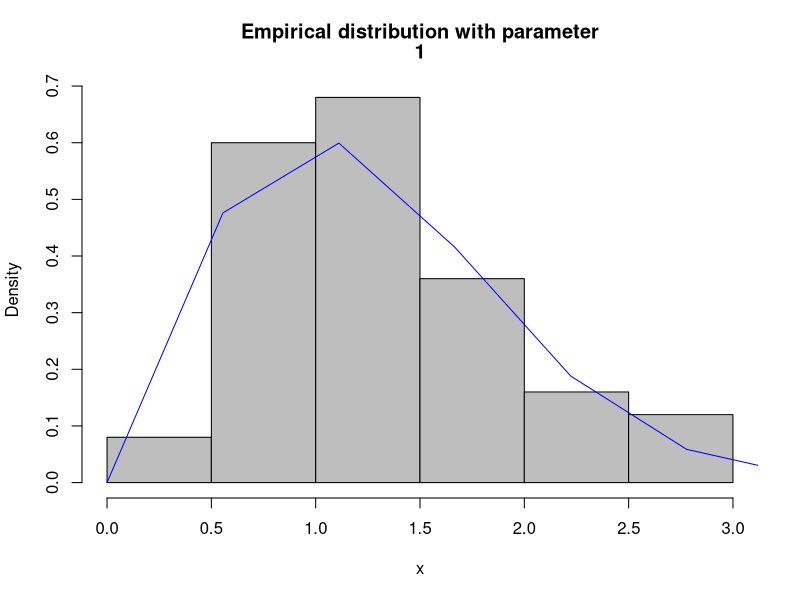
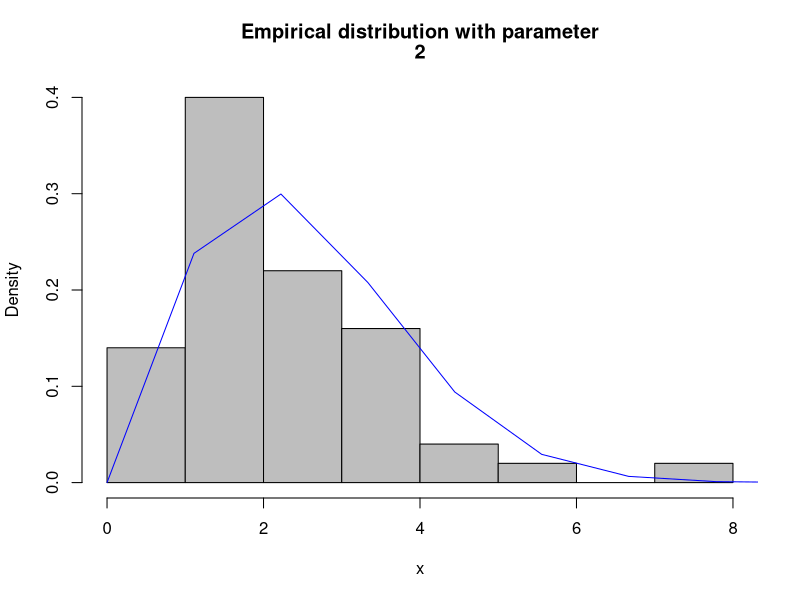
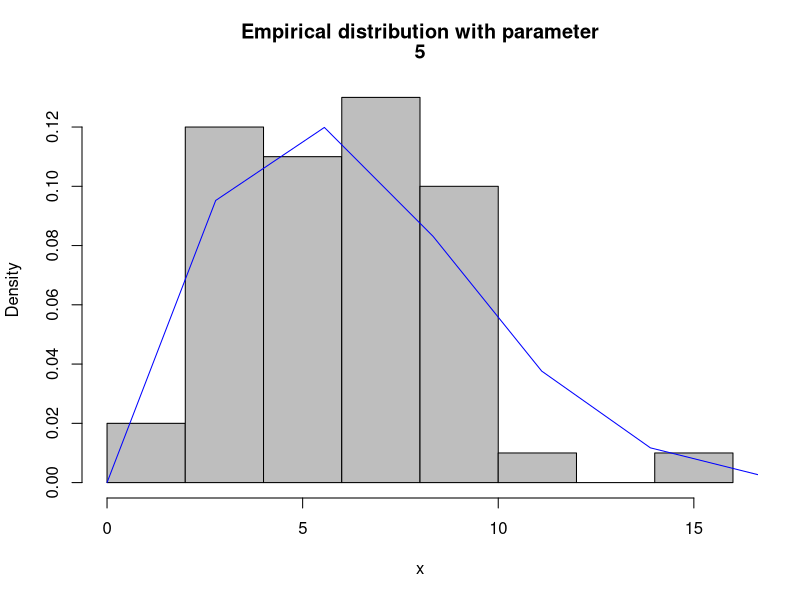
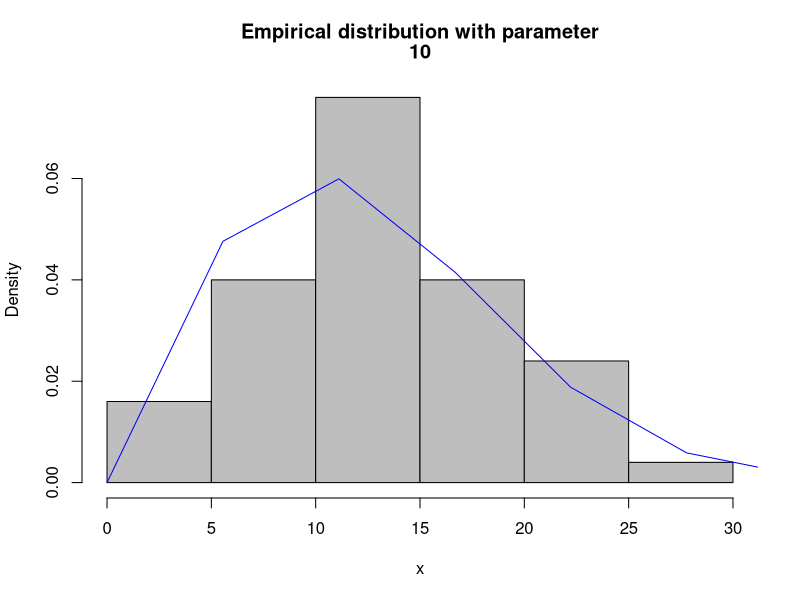
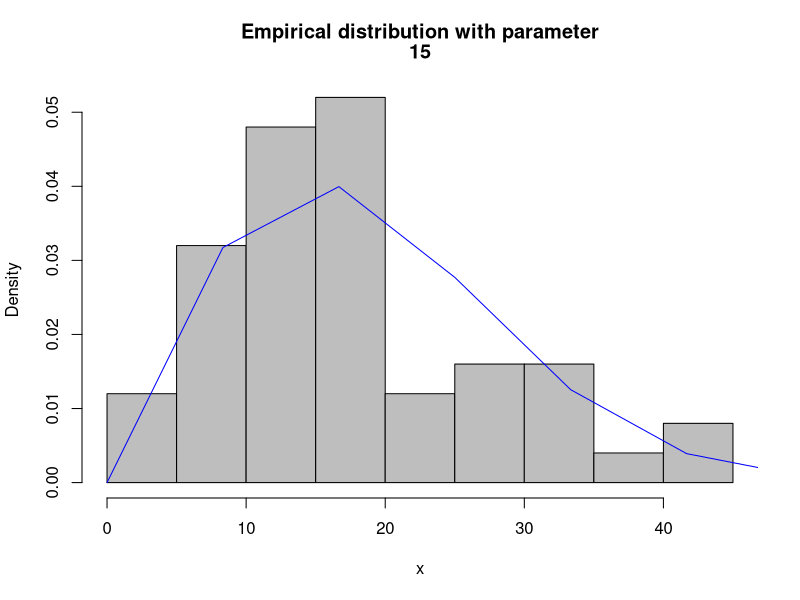
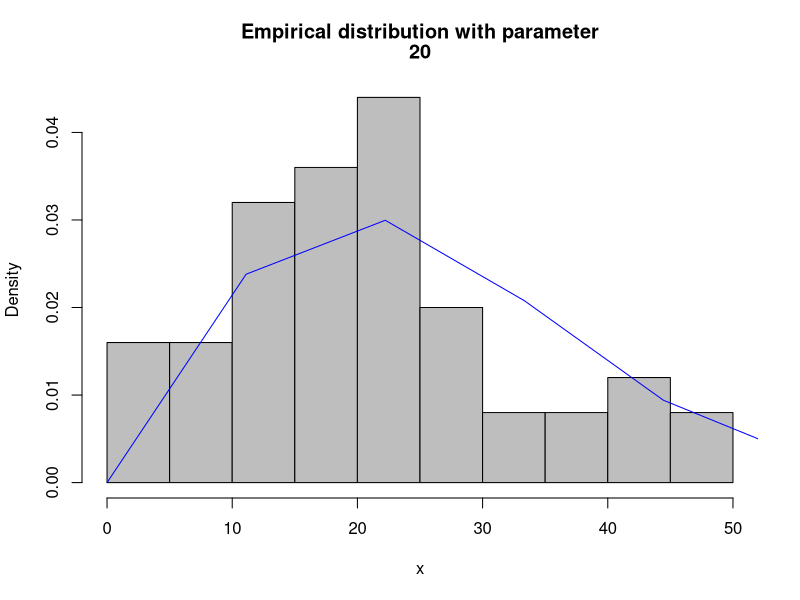
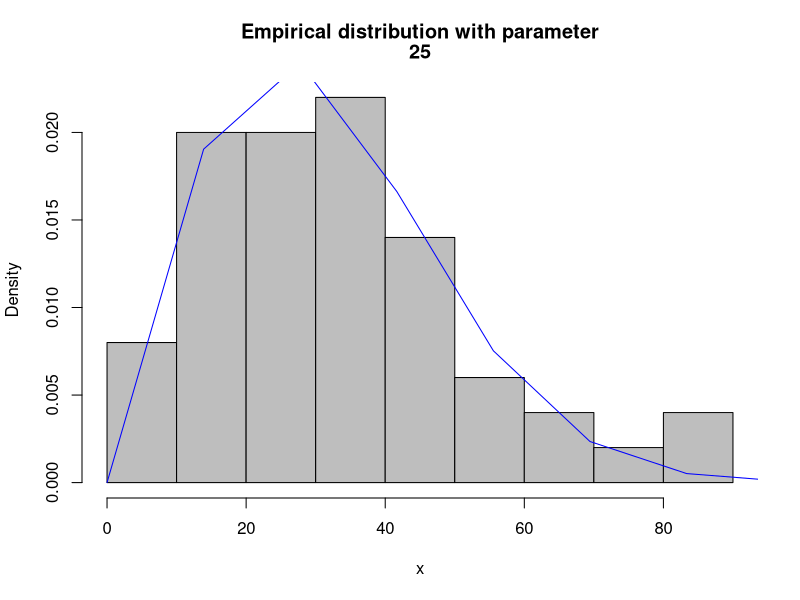
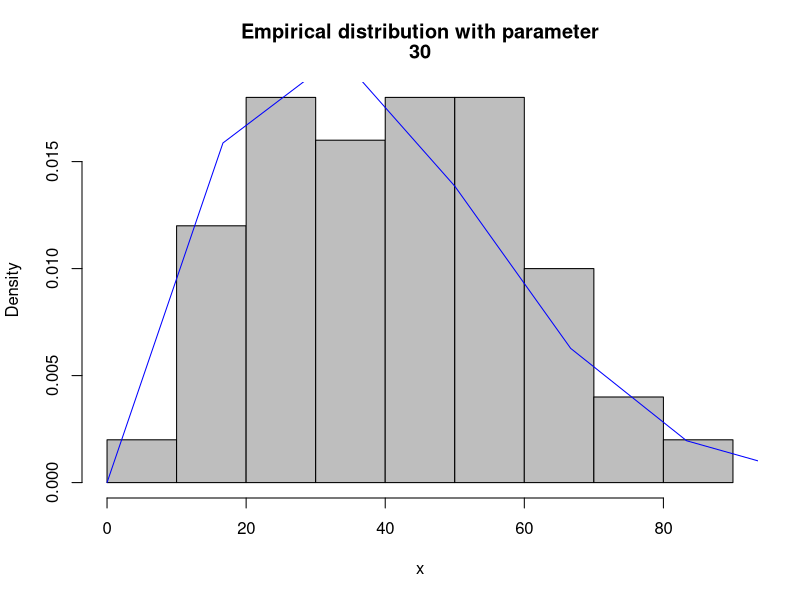

R code for these plots, in order:
## ---- chunk 1
# set sigma
para <- c(1,2,5,10,15,20,25,30,35,50)
for(i in 1:10){
  sigma <- para[i]
  u <- rnorm(50,0,sigma)
  v <- rnorm(50,0,sigma)
  x <- sqrt(u^2+v^2)
  # histogram
  title<-c("Empirical distribution with parameter",sigma)
  hist(x,prob=TRUE
       ,main = title,col = "grey")
  # add density function
  x <- seq(0,5*sigma,length.out=10)
  y <- x/(sigma^2)*exp(-(x^2)/(2*sigma^2))
  lines(x,y,col="blue")
}
## ---- chunk 2
# when p=p1
p1 <- 0.75
z <- rbinom(10, 1, p1)
x <- z*rnorm(10) + (1-z)*rnorm(10,3,1)
title <- c("normal location mixture with", p1)
hist(x,prob=TRUE,
     main = title, col="grey")
# set p
p <- c(0.1,0.3,0.4,0.45,0.5,0.55,0.6,0.7,0.8,0.9)
for(i in 1:10){
  z <- rbinom(10,1,p[i])
  x <- z*rnorm(10) + (1-z)*rnorm(10,3,1)
  title <- c("normal location mixture with", p[i])
  hist(x,prob=TRUE,
     main = title, col="grey")
}
## ---- chunk 3
library(stats)
# lambda
lambda <- c(1,2,3)
for(i in 1:3){
  X <- numeric(10)
  N <- rpois(10,10*lambda[i])
  
  for(shape in 1:3){
    for(rate in 1:3){
      for(j in 1:10){
      Y <- (rgamma(N[j],shape=shape,rate=rate))
      X[j] <- sum(Y)
      }
  print(c(i,shape,rate,"e",round(mean(X),2),round(var(X),2)))
  print(c(i,shape,rate,"t",round(lambda[i]*10*shape/rate,2),round(lambda[i]*10*(shape^2/rate^2+shape/(rate^2)),2)))
  }
 }
}
## ---- chunk 4
# library("rBeta2009")
# # number of samples we take
# n <- 10
# 
# ecdf_beta <- function(n,x) {
#   # sampling
#   sp <- rbeta(n, 3, 3)
#   # compute Monte Carlo intergral
#   n0 <- length(which(sp < x))
#   return(n0/n)
# }
# 
# # compute ecdf for some values
# res <- function(x){
#   return(c(ecdf_beta(n,x),pbeta(x,3,3)))
# }
# res(0.1)
# res(0.2)
# res(0.3)
# res(0.4)
# res(0.5)
# res(0.6)
# res(0.7)
# res(0.8)
# res(0.9)

## ---- chunk 5
# library(extraDistr)
# n <- 10
# u <- runif(n/2, 0, 1)
# u_prime <- 1-u
# F_inverse <- function(x, sigma){
#   return(sigma * sqrt(-2 * log(1-x)))
# }
# x <- F_inverse(u,3)
# x_prime <- F_inverse(u_prime,3)
# stat1 <- (x+x_prime)/2
# 
# u2 <- runif(n/2, 0, 1)
# x2 <- F_inverse(u2,3)
# stat2 <- (x+x2)/2
# 
# (var(stat2)-var(stat1))/var(stat2)

## ---- chunk 6
set.seed(12345)
m <- 10
g <- function(x) {
  x ^ 2 / sqrt(2 * pi) * exp (-x ^ 2 / 2) * (x > 1)
}

f1_int <- function(seed){
  set.seed(seed)
u <- runif(m) # f1, inverse transform method
x <- sqrt(1 - 2 * log(1 - u))
f1 <-  function(x) {
  x * exp(1 / 2 - x ^ 2 / 2)
}
fg <- g(x) / f1(x)
int1 <- mean(fg)
return(int1)
}


f2_int <- function(seed){
  u <- runif(m) # f1, inverse transform method
x <- 1-log(1-u)
f2 <-  function(x) {
  exp(-x + 1)
}
fg <- g(x) / f2(x)
int2 <- mean(fg)
return(int2)
}


# Monte Carlo estimate
int1 <- f1_int(123)
int2 <- f2_int(123)

# variance of estimate
int_v1 <- numeric(1000)
int_v2 <- numeric(1000)
for(i in 1:1000){
  int_v1[i] <- f1_int(i+12345)
  int_v2[i] <- f2_int(i+12345)
}
var(int_v1)
var(int_v2)

## ---- chunk 7
set.seed(111)
#replicate times
N<-1e3
# number of samples
n<-20
# confidence level
alpha<-0.05

# define the CI of Student's T-distribution to estimate the mean
t_CI<-function(x,alpha){
  c1 <- mean(x)-qt(1-alpha/2,n-1)*sqrt(var(x)/n)
  c2 <- mean(x)+qt(1-alpha/2,n-1)*sqrt(var(x)/n)
  return(c(c1,c2))
}

# define the CI of Chi-square to estimate the variance
Chisq_CI <- function(x, alpha) {
  return((n-1) * var(x) / qchisq(alpha, df = n-1))
}

# check CI contains mean or not
ct1 <- 0
ct2 <- 0
cc1 <- 0
cc2 <- 0
# normal
for (i in 1:N) {
  x <- rnorm(n, mean = 0, sd = 2)
  temp1<-t_CI(x,alpha)
  if (temp1[1]<0 && temp1[2]>0)
    ct1<-ct1+1 # if the mean is contained in CI, ct+1
}
# cauchy
for (i in 1:N) {
  x <- rchisq(n,2)
  temp1<-t_CI(x,alpha)
  if (temp1[1]<2 && temp1[2]>2)
    ct2<-ct2+1 # if the mean is contained in CI, ct+1
}


# check CI contains variance or not
# normal
for (i in 1:N) {
  x <- rnorm(n, mean = 0, sd = 2)
  v1 <-Chisq_CI(x,alpha)
  if (v1 > 4)
    cc1<-cc1+1 # if the mean is contained in CI, ct+1
}

# cauchy
for (i in 1:N) {
  x <- rnorm(n, mean = 0, sd = 2)
  v1 <-Chisq_CI(x,alpha)
  if (v1 > 4)
    cc2<-cc2+1 # if the mean is contained in CI, ct+1
}


print(c("CI_mean_contain_real_N", ct1/N))
print(c("CI_mean_contain_real_C", ct2/N))
print(c("CI_variance_contain_real_N", cc1/N))
print(c("CI_variance_contain_real_C", cc2/N))
## ---- chunk 8
#replicate times
N<-10
# number of samples
n<-20
# confidence level
alpha<-0.05
# mean value
mu0 <- 1

one_type_error <- function(n,m,type){
  res <- rep(0,m)
  for (i in 1:m){
    if(type=="chi"){
      x<-rchisq(n,1)
    }else if(type=="uniform"){
      x<-runif(n,0,2)
    }else if(type=="exp"){
       x<-rexp(n,1)
    }
  t_test <- t.test(x, alternative = "two.sided", mu = mu0)
  # reject H0 if p<significant level alpha
  if(t_test$p.value<alpha)
    res[i]<-1
}
    return(mean(res))
} 

k <- 100
res_chi <- numeric(k)
res_unif <- numeric(k)
res_exp <- numeric(k)

# MC
for(i in 1:k){
  res_chi[i] <- one_type_error(n,N,"chi")
  res_unif[i] <- one_type_error(n,N,"uniform")
  res_exp[i] <- one_type_error(n,N,"exp")
}
e1 <- mean(res_chi)
e2 <- mean(res_unif)
e3 <- mean(res_exp)
v1 <- var(res_chi)
v2 <- var(res_unif)
v3 <- var(res_exp)
print(c("The first type error and variance of chi-sqare is ",e1,v1))
print(c("The first type error and variance of uniform is ",e2,v2))
print(c("The first type error and variance of exponential is ",e3,v3))
## ---- chunk 9

#library(MASS)
d <- 3
#### type I error
# sample size
n <- c(10, 15)

# asymtotic critical value for d=5
dof <- d * (d + 1) * (d + 2) / 6
cv <- qchisq(0.95, dof)

# compute the statistic
sk <- function(x,n) {
  cov_mle <- cov(x)/(n-1)*n
  cov_inv <- solve(cov_mle)
  stat <- 0
  n <- nrow(x)
  for (i in 1:n) {
    for (j in 1:n) {
      stat <-
        stat + (t(x[i,] - colMeans(x)) %*% cov_inv %*% (x[j,] - colMeans(x)))^3
    }
  }
  stat <- stat/(6*n)
  return(stat)
}

p.reject <- numeric(length(n))
m <- 10

x <- matrix
for(i in 1:length(n)){
  sktests <- numeric(m)
  for(j in 1:m){
    x <- cbind(rnorm(n[i]),rnorm(n[i]), rnorm(n[i]))
    sktests[j] <- sum(sk(x,n[i]) >= cv)
  }
  p.reject[i] <- mean(sktests) 
  print(j)
}
p.reject
## ---- chunk 10
#### type 2 error
alpha <- 0.1
n <- 30
m <- 20
d <- 3
epsilon <- c(seq(0, .15, .01), seq(.15, 1, .05)) 
N <- length(epsilon)
pwr <- numeric(N)
dof <- d * (d + 1) * (d + 2) / 6
cv <- qchisq(0.95, dof)
x <- matrix(nrow=n,ncol=d)

for (j in 1:N) { #for each epsilon 
e <- epsilon[j]
sktests <- numeric(m)
for (i in 1:m) {
  #for each replicate
  sigma <-
    sample(c(1, 10),
           replace = TRUE,
           size = n,
           prob = c(1 - e, e))
  for(l in 1:n){
    x[l,] <- rnorm(3)
  }
  sktests[i] <- sum(abs(sk(x,n)) >= cv)
}
pwr[j] <- mean(sktests)
}
#plot power vs epsilon 

plot(
  epsilon,
  pwr,
  type = "b",
  xlab = bquote(epsilon),
  ylim = c(0, 1)
) 
pwr

## ---- chunk 11
scor <- matrix(rnorm(100),nrow=10)
# compute sample estimate
cov_mat <- cov(scor)
ev <- eigen(cov_mat)$values
theta_hat <- ev[1]/sum(ev)

theta <- function(dat,i){
  cov_mat0 <- cov(dat[i,])
  ev0 <- eigen(cov_mat0)$values
  theta_hat <- ev0[1]/sum(ev0)
}

## ---- chunk 12
cov_mat <- cov(scor)
n <- nrow(scor)

# compute sample estimate

ev <- eigen(cov_mat)$values
theta_hat <- ev[1]/sum(ev)

## compute the jackknife replicate

theta.jack <- numeric(n)
for(i in 1:n){
  dat0 <- scor[-i,]
  cov_mat0 <- cov(dat0)
  ev0 <- eigen(cov_mat0)$values
  theta.jack[i] <- ev0[1]/sum(ev0)
}

 
# bias
bias <- (n - 1) * (mean(theta.jack) - theta_hat)

# std error
se <- sqrt((n-1) *
mean((theta.jack - mean(theta.jack))^2))

bias
se
## ---- chunk 13
# compute sample estimate
cov_mat <- cov(scor)
ev <- eigen(cov_mat)$values
theta_hat <- ev[1]/sum(ev)

theta <- function(dat,i){
  cov_mat0 <- cov(dat[i,])
  ev0 <- eigen(cov_mat0)$values
  theta_hat <- ev0[1]/sum(ev0)
}

## ---- chunk 14
# library(moments)
# 
# # simulation times
# mc_n <- 100
# bt_n <- 100
# sample_n <- 50
# 
# # skewness function
# sk<-function(x,i){
#   skewness(x[i])
# }
# 
# # ci
# ci_basic <- matrix(nrow=mc_n,ncol=2)
# 
# 
# # calculate the CI of N
# for (i in 1:mc_n) {
#   set.seed(i)
#    dt_norm<-rnorm(sample_n)
#   #de<-boot(data=dt_norm,statistic=sk,R=bt_n)
#   # ci<-boot.ci(de,type="basic")
#   # ci_basic[i,]<-ci$basic[4:5]
# }
# #ci_basic
# 
# # ci
# ci_basic_c <- matrix(nrow=mc_n,ncol=2)
# 
# 
# # calculate the CI of N
# for (i in 1:mc_n) {
#   set.seed(i)
#   dt_c<-rchisq(sample_n,5)
  #de<-boot(data=dt_c,statistic=sk,R=bt_n)
  # ci<-boot.ci(de,type="basic")
  # ci_basic_c[i,]<-ci$basic[4:5]
#}
#ci_basic_c

# calculate the coverage rates
# normal_rate<-mean(ci_basic[,1]<0 & ci_basic[,2]>0)
# chisq_rate<-mean(ci_basic_c[,1]>0)


## ---- chunk 15
# data generation
x <- rnorm(100)
y <- x + rnorm(100,0,0.1)

# permutation
sta <- cor(x,y,method="spearman")
B <- 1000
sta_p <- numeric(B)
for(b in 1:B){
  id <- sample(1:100,replace=FALSE)
  x_p <- x[id]
  sta_p[b] <- cor(x_p,y,method="spearman")
}
length(which(abs(sta_p) > abs(sta)))

# cor.test
cor.test(x, y, alternative = "two.sided", method = "spearman")
## ---- chunk 16
# # library(MASS)
# # library(boot)
# # 
# # library(RANN)
# library(energy)
# library(Ball)
# # NN method
# 
# # NN_p <- function(z,sizes){
# #   
# #   Tn <- function(z, ix, sizes, k) {
# #   n1 <- sizes[1]
# #   n2 <- sizes[2]
# #   n <- n1 + n2
# #   if (is.vector(z)) {
# #     z <- data.frame(z)
# #   }
# #   z <- z[ix,]
# #   
#   # NN <- nn2(data = z, k = k)
#   # block1 <- NN$nn.idx[1:n1, ]
#   # block2 <- NN$nn.idx[(n1 + 1):n, ]
#   # i1 <- sum(block1 <= n1)
#   # i2 <- sum(block2 > n2)
#   # (i1 + i2) / (k * n)
# # }
# 
# # set.seed(123)
# # N <- c(length(x),length(y))
# # boot.obj <- boot(data=z,statistic=Tn,R=99,
# #                  sim="permutation",sizes=sizes,k=3)
# # ts <- c(boot.obj$t0, boot.obj$t)
# # p.value <- mean(ts >= ts[1])
# #   p.value <- 1
# #  return(p.value)
# # }
# ## we have coded for performing NN, energy and ball methods.
# rep <- 100
# #p1 <- matrix(nrow=4,ncol=rep)
# p2 <- matrix(nrow=4,ncol=rep)
# p3 <- matrix(nrow=4,ncol=rep)
# 
# # example 1(unequal variance, equal expectation)
# for(i in 1:rep){
#   n <- 50
#   x <- cbind(rnorm(n),rnorm(n),
#              rnorm(n),rnorm(n))
#   y <- cbind(rnorm(n,0,2),rnorm(n,0,2),
#              rnorm(n,0,2),rnorm(n,0,2))
#   z <- rbind(x,y)
#   sizes <- c(50,50)
#   #p1[1,i] <- NN_p(z,sizes)
#   p2[1,i] <- eqdist.etest(z,sizes,R=99)$p.value
#   p3[1,i] <- bd.test(x,y,num.permutations=99)$p.value
# }
# 
# 
# # example 2
# for(i in 1:rep){
#   n <- 50
#   x <- cbind(rnorm(n),rnorm(n),
#              rnorm(n),rnorm(n))
#   y <- cbind(rnorm(n,2),rnorm(n,2),
#              rnorm(n,2),rnorm(n,2))
#   z <- rbind(x,y)
#   sizes <- c(50,50)
#   #p1[2,i] <- NN_p(z,sizes)
#   p2[2,i] <- eqdist.etest(z,sizes,R=99)$p.value
#   p3[2,i] <- bd.test(x,y,num.permutations=99)$p.value
# }
# 
# 
# # example 3
# for(i in 1:rep) {
#   set.seed(1)
#   n <- 50
#   y <- matrix(0, nrow = 50, ncol = 5)
#   # t-dis
#   x <- matrix(rt(50 * 5, 1), nrow = 50)
#   #### mixture(mixture code from below somehow collapse, so I create a fake-mixture!)
#   # lb <- sample(c(1, 2), 50, replace = TRUE)
#   # mu_s <- c(-1,1)
#   # Sig_s <- 1
#   # for (i in 1:50) {
#   #   y[i, ] <- mvrnorm(1, mu = rep(mu_s[lb[i]],5), Sigma = diag(rep(Sig_s,5)))
#   # }
#   y[1:25,] <- mvrnorm(25, mu = rep(1,5), Sigma = diag(rep(2,5)))
#   y[26:50,] <- mvrnorm(25, mu = rep(3,5), Sigma = diag(rep(2,5)))
#   z <- rbind(x, y)
#   sizes <- c(50, 50)
#   #p1[3, i] <- NN_p(z, sizes)
#   p2[3, i] <- eqdist.etest(z, sizes, R = 99)$p.value
#   p3[3, i] <- bd.test(x, y, num.permutations = 99)$p.value
# }
# 
# # example 4
# for(i in 1:rep) {
#   x <- cbind(rnorm(n),rnorm(n),
#              rnorm(n),rnorm(n))
#   y <- cbind(rnorm(n,2,3),rnorm(n,2,3),
#              rnorm(n,2,3),rnorm(n,2,3))
#   z <- rbind(x, y)
#   sizes <- c(10, 90)
#   #p1[4,i] <- NN_p(z, sizes)
#   p2[4,i] <- eqdist.etest(z, sizes, R = 99)$p.value
#   p3[4,i] <- bd.test(x, y, num.permutations = 99)$p.value
# }
# 
# #p1_power <- numeric(4)
# p2_power <- numeric(4)
# p3_power <- numeric(4)
# for(i in 1:4){
#   #p1_power[i] <- length(which(p1[i,]<0.05))/100
#   p2_power[i] <- length(which(p2[i,]<0.05))/100
#   p3_power[i] <- length(which(p3[i,]<0.05))/100
# }
# #p1_power
# p2_power
# p3_power
## ---- chunk 17
cp_stat <- function(k, a, d) {
  stat <- (-1 / 2) ^ k / prod(1:k) * norm(a, "2") ^ (2 * k + 2) / ((2 * k +
                                                                      1) * (2 * k + 2)) *
    gamma((d + 1) / 2) * gamma(k + 3 / 2) / gamma(k + d / 2 + 1)
  return(stat)
}

cp_sum <- function(a, d){
  sum <- 0
  k <- 1
  stat <- cp_stat(k, a, d)
  while(abs(stat) > 1e-5){
    sum <- sum + stat
    k <- k + 1
    stat <- cp_stat(k, a, d)
  }
    return(list(sum,k))
  
}
cp_stat(10,c(1,2),2)
a <- cp_sum(c(1,2),2)
a
## ---- chunk 18
# solving the equation in 11.4 is equivalent to solving the problems in 11.5.
# define the sk(a) function
int_1 <- function(a,k){
  return(1-pt(sqrt(a^2*(k-1)/(k-a^2)),k-1))
}
# the k we have to try out is provided
k <- c(seq(from=4,to=25,by=1))
res_1 <- length(k)
res_2 <- length(k)
# without the 'uniroot'-function
for (j in 1:length(k)) {
  # use grid search to try out the root
  a <- seq(from=0,to=(sqrt(k[j])),by=0.005)
  
  int_k <- numeric(length(a))
  int_k2 <- numeric(length(a))
  
  for (i in 1:length(a)) {
    int_k[i]<-int_1(a[i],k[j])
    int_k2[i]<-int_1(a[i],k[j]+1)
  }
  
  #find the best guess
  dif <- abs(int_k2[-1]-int_k[-1])
  ind <- which.min(dif)
  res_1[j] <- a[-1][ind]
}
# use the 'uniroot'
k <- c(seq(from=4,to=25,by=1),100,500,1000)
for (j in 1:length(k)) {
  int_2<-function(a) {
    p1 <- pt(sqrt(a^2*(k[j]-1)/(k[j]-a^2)),k[j]-1)
    p2 <- pt(sqrt(a^2*(k[j])/(k[j]+1-a^2)),k[j])
    return(p1-p2)
  }
  temp<-uniroot(int_2,c(0.001,sqrt(k[j])-0.001))
  res_2[j]<-temp$root
}
# show the result
res <-as.data.frame(cbind(res_1,res_2))
res
## ---- chunk 19
# generate data
m <- 100
x0 <- numeric(m)
x0[1] <- rnorm(1,10)
k <- 0
u <- runif(m)
for (i in 2:m) {
  xt <- x0[i-1]
  y0 <- rnorm(1,xt)
  num <- dcauchy(y0) * dnorm(xt, y0)
  den <- dcauchy(xt) * dnorm(y0, xt)
  
  if (u[i] <= num/den) 
    x0[i] <- y0 
  else {
    x0[i] <- xt
    k <- k+1 #y is rejected
  }
}
print(k)/m
index <- 50:100
y1 <- x0[index]

# comparasion
pb <- c(0.2, 0.4, 0.5, 0.6, 0.8)
std <- qcauchy(pb)
obs <- quantile(y1,pb)
print(rbind(std,obs))
plot(std,obs)
## ---- chunk 20
g.chain <-function(N,a1,a2){
  X <- matrix(0, N, 2)
  X[1,]<-c(a1,a2)
  for(i in 2:N){
    X[i,1] <- rbinom(1, 30, X[i-1,2])
    X[i,2] <- rbeta(1, X[i,1]+10, 40-X[i,1])
  }
  return(X)
}
N <- 10000
b <- 1000
X <- g.chain(N, 0, 0)[(b+1):N,]
plot(X, cex = 0.2)
xs <- seq(min(X[,1]), max(X[,1]), length.out = 200)
ys <- seq(min(X[,2]), max(X[,2]), length.out = 200)

# true density
df <- function (x, y, n = 30, a = 10, b = 20) {
    gamma(n+1) / (gamma(x+1) * gamma(n-x+1)) * y^(x+a-1) * (1-y)^(n-x+b-1)
}

zs <- t(sapply(xs, function (x) sapply(ys, function (y) df(x, y))))

# Comparison with true density (Contour plotted)
contour(xs, ys, zs, add = TRUE, col = 3)
## ---- chunk 21
Gelman.Rubin <- function(psi) {
  psi <- as.matrix(psi)
  n <- ncol(psi)
  k <- nrow(psi)
  psi.means <- rowMeans(psi) #row means
  B <- n * var(psi.means) #between variance est.
  psi.w <- apply(psi, 1, "var") #within variances
  W <- mean(psi.w) #within est.
  v.hat <- W*(n-1)/n + (B/n) #upper variance est.
  r.hat <- v.hat / W #G-R statistic
  return(r.hat)
}


#9.3 Gelman.Rubin
c.chain <- function(N, x0) {
  x <- rep(0, N)
  x[1] <- x0
  u <- runif(N)
  for (i in 2:N) {
    xt <- x[i-1]
    y <- rnorm(1,xt,1)#candidate point
    r1 <- dcauchy(y) * dnorm(xt, y, 1)
    r2 <- dcauchy(xt) * dnorm(y, xt, 1)
   # r <- r1 / r2
    if (u[i] <= r1 / r2) 
      x[i] <- y 
    else
      x[i] <- xt
  }
  return(x)
}

k <- 4 #number of chains to generate
n <- 200 #length of chains
b <- 100 #burn-in length
#choose overdispersed initial values
x0 <- c(-10, -5, 5, 10)
#generate the chains
X <- matrix(0, nrow=k, ncol=n)
for (i in 1:k)
  X[i, ] <- c.chain(n, x0[i])
#compute diagnostic statistics
psi <- t(apply(X, 1, cumsum))

for (i in 1:nrow(psi))
  psi[i,] <- psi[i,] / (1:ncol(psi))

cat("Rhat:", Gelman.Rubin(psi), "\n")

#plot psi for the four chains
#par(mfrow=c(2,2))
#for (i in 1:k)
 # plot(psi[i, (b+1):n], type="l", xlab=i, ylab=bquote(psi))
#par(mfrow=c(1,1)) #restore default
#par(mfrow=c(2,2))

#for (i in 1:k)
#  plot(psi[i, (b+1):n], type="l", xlab=i, ylab=bquote(psi))
#par(mfrow=c(1,1)) #restore default

#plot the sequence of R-hat statistics
rhat <- rep(0, n)
for (j in (b+1):n)
  rhat[j] <- Gelman.Rubin(psi[,1:j])
plot(rhat[(b+1):n], type="l", xlab="", ylab="R")
abline(h = 1.2, col = "red")
## ---- chunk 22
trims <- c(0, 0.1, 0.2, 0.5)
x <- rcauchy(100)

lapply(trims, function(trim) mean(x, trim = trim))
lapply(trims, mean, x = x)
## ---- chunk 23
rsq <- function(mod) summary(mod)$r.squared

#####exercise 3
wt<-mtcars$wt
disp<-mtcars$disp
mpg<-mtcars$mpg


formulas <- list(
mpg ~ disp,
mpg ~ I(1 / disp),
mpg ~ disp + wt,
mpg ~ I(1 / disp) + wt
)

#using for loop
res <- list()
for(i in seq_along(formulas)){
  res[[i]] <- rsq(lm(formulas[[i]]))
}
res

#using lapply()
fit<-lapply(formulas, lm)
lapply(fit,rsq)#using lapply()

#####exercise 4
bootstraps <- lapply(1:10, function(i) {
rows <- sample(1:nrow(mtcars), rep = TRUE)
mtcars[rows, ]
})

#using for loop
res1 <- vector("list", length(bootstraps))
for(i in seq_along(bootstraps)){
  res1[[i]] <- rsq(lm(mpg ~ disp,data = bootstraps[[i]]))
}
res1

fit1<-lapply(bootstraps, lm, formula=mpg ~ disp)
lapply(fit1, rsq)

## ---- chunk 24
vapply(mtcars, sd, numeric(1)) # numeric data frame
sd_m <- function(data) vapply(data[vapply(data, is.numeric, logical(1))], sd, numeric(1))
sd_m(USJudgeRatings) # mixed data frame
## ---- chunk 25
# install.packages(energy)
# library(parallel)
# library(energy)
# mcsapply <- function(x,f){
#   num.clust <- makeCluster(5)
#   f <- parSapply(num.clust,x,f)
#   stopCluster(num.clust)
#   return(f)
# }
# 
# tl <- replicate(100,edist(matrix(rnorm(100),ncol=10),sizes=c(5,5)))
# system.time(mcsapply(tl,function(x){return(x)}))
# system.time(sapply(tl,function(x){return(x)}))
